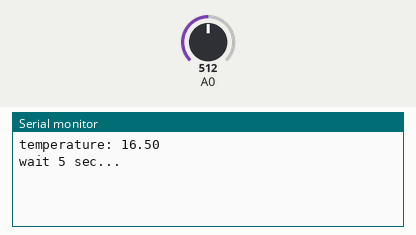
Bench run of a sketch on a simulated Arduino Uno, built with avr-gcc and run on an emulated ATmega328P. Shown: the last lines printed to the serial monitor. The inputs (shaded band) are chosen by the test bench; at power-on: A0 = 512.

Above: at 2.7 s.
2.8 s: A0 set to 716
At 7.5 s:
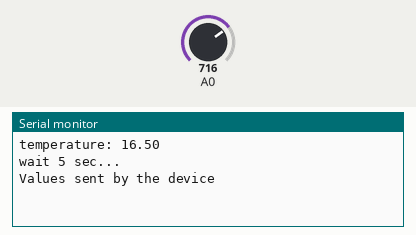
16.8 s: A0 set to 900
At 22.6 s:
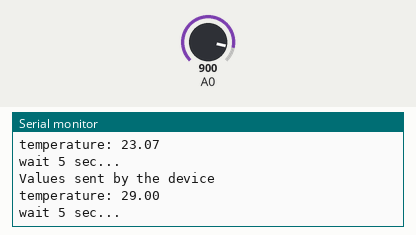
Timing chart, 0 to 24.1 s (numbered marks = the images above; inputs shaded):
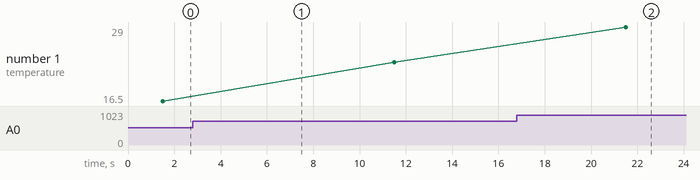

Measured:
- after the input at 16.8 s, the serial monitor: prints a new line after 4.7 s (image 2)
- plotted number 1: 16.5 → 23.07 after the input at 2.8 s, 23.07 → 29 after the input at 16.8 s

The sketch:

IoT_Code.ino
```cpp
/****************************************
* Include Libraries
****************************************/

#include "Ubidots.h"

/****************************************
* Define Instances and Constants
****************************************/

const char* UBIDOTS_TOKEN = "BBFF-ynsTc4Da6WTr7gxKiRqtq8t6edYrHq";  // Put here your Ubidots TOKEN
const char* WIFI_SSID = "Test";      // Put here your Wi-Fi SSID
const char* WIFI_PASS = "12345678";      // Put here your Wi-Fi password

Ubidots ubidots(UBIDOTS_TOKEN, UBI_HTTP);

/****************************************
* Auxiliar Functions
****************************************/

// Put here your auxiliar functions

/****************************************
* Main Functions
****************************************/

void setup() {

  Serial.begin(115200);
  ubidots.wifiConnect(WIFI_SSID, WIFI_PASS);
  // ubidots.setDebug(true);  // Uncomment this line for printing debug  messages
}

void loop() {
    // Use WiFiClient class to create TCP connections
    WiFiClient client;

    // This will send the request to the server
    int analogValue = analogRead(A0);
    float millivolts = (analogValue/1024.0) * 3300; //3300 is the voltage provided by NodeMCU
    float celsius = millivolts/100;
    Serial.print("temperature: ");
    Serial.println(celsius);

    client.print("temperature: ");
    client.println(celsius);

    Serial.println("wait 5 sec...");
    delay(5000);

  ubidots.add("temperature", celsius);// Change for your variable name

  bool bufferSent = false;
  bufferSent = ubidots.send(); // Will send data to a device label that matches the device Id

  if (bufferSent) {
   Serial.println("Values sent by the device");
  }
  delay(5000);
}
```
